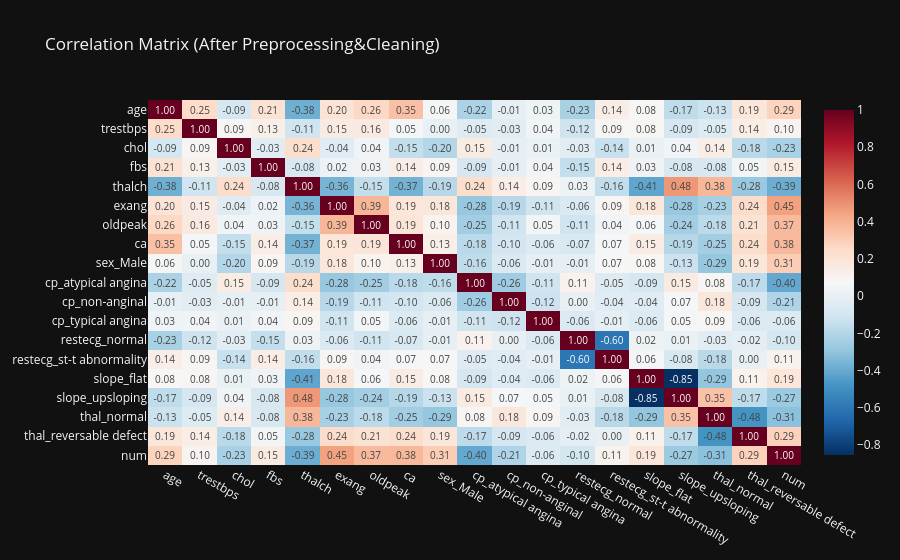

The code cell stored with this chart in its notebook:
### Markdown cell above
## 3. Data Inspection After Cleaning

### Code cell
# Note: For the correlation matrix in the next cell to work, we can temporarily rejoin them:
df_hd_copy = X.copy()
df_hd_copy['num'] = y.values

# Re-inspect the correlation matrix after all the feature engineering to see how the relationships have changed
numeric_cols = df_hd_copy.select_dtypes(include=[np.number])
corr_matrix = numeric_cols.corr()

fig_corr = px.imshow(corr_matrix, 
                     text_auto=".2f", 
                     aspect="auto",
                     color_continuous_scale='RdBu_r',
                     template='plotly_dark',
                     title='Correlation Matrix (After Preprocessing&Cleaning)',)
fig_corr.show()

### Figure 1 — Plotly figure (JSON) as saved in the notebook; plotly's stock layout.template omitted (floating-point values rounded to 4 significant figures; data arrays with more than 128 entries replaced by an {"elided": "..."} marker saying what was removed)
{"data": [{"coloraxis": "coloraxis", "hovertemplate": "x: %{x}<br>y: %{y}<br>color: %{z}<extra></extra>", "name": "0", "texttemplate": "%{z:.2f}", "type": "heatmap", "x": ["age", "trestbps", "chol", "fbs", "thalch", "exang", "oldpeak", "ca", "sex_Male", "cp_atypical angina", "cp_non-anginal", "cp_typical angina", "restecg_normal", "restecg_st-t abnormality", "slope_flat", "slope_upsloping", "thal_normal", "thal_reversable defect", "num"], "xaxis": "x", "y": ["age", "trestbps", "chol", "fbs", "thalch", "exang", "oldpeak", "ca", "sex_Male", "cp_atypical angina", "cp_non-anginal", "cp_typical angina", "restecg_normal", "restecg_st-t abnormality", "slope_flat", "slope_upsloping", "thal_normal", "thal_reversable defect", "num"], "yaxis": "y", "z": {"elided": "19x19 float values"}}], "layout": {"coloraxis": {"colorscale": [[0, "rgb(5,48,97)"], [0.1, "rgb(33,102,172)"], [0.2, "rgb(67,147,195)"], [0.3, "rgb(146,197,222)"], [0.4, "rgb(209,229,240)"], [0.5, "rgb(247,247,247)"], [0.6, "rgb(253,219,199)"], [0.7, "rgb(244,165,130)"], [0.8, "rgb(214,96,77)"], [0.9, "rgb(178,24,43)"], [1, "rgb(103,0,31)"]]}, "title": {"text": "Correlation Matrix (After Preprocessing&Cleaning)"}, "xaxis": {"anchor": "y", "domain": [0, 1]}, "yaxis": {"anchor": "x", "autorange": "reversed", "domain": [0, 1]}}}
